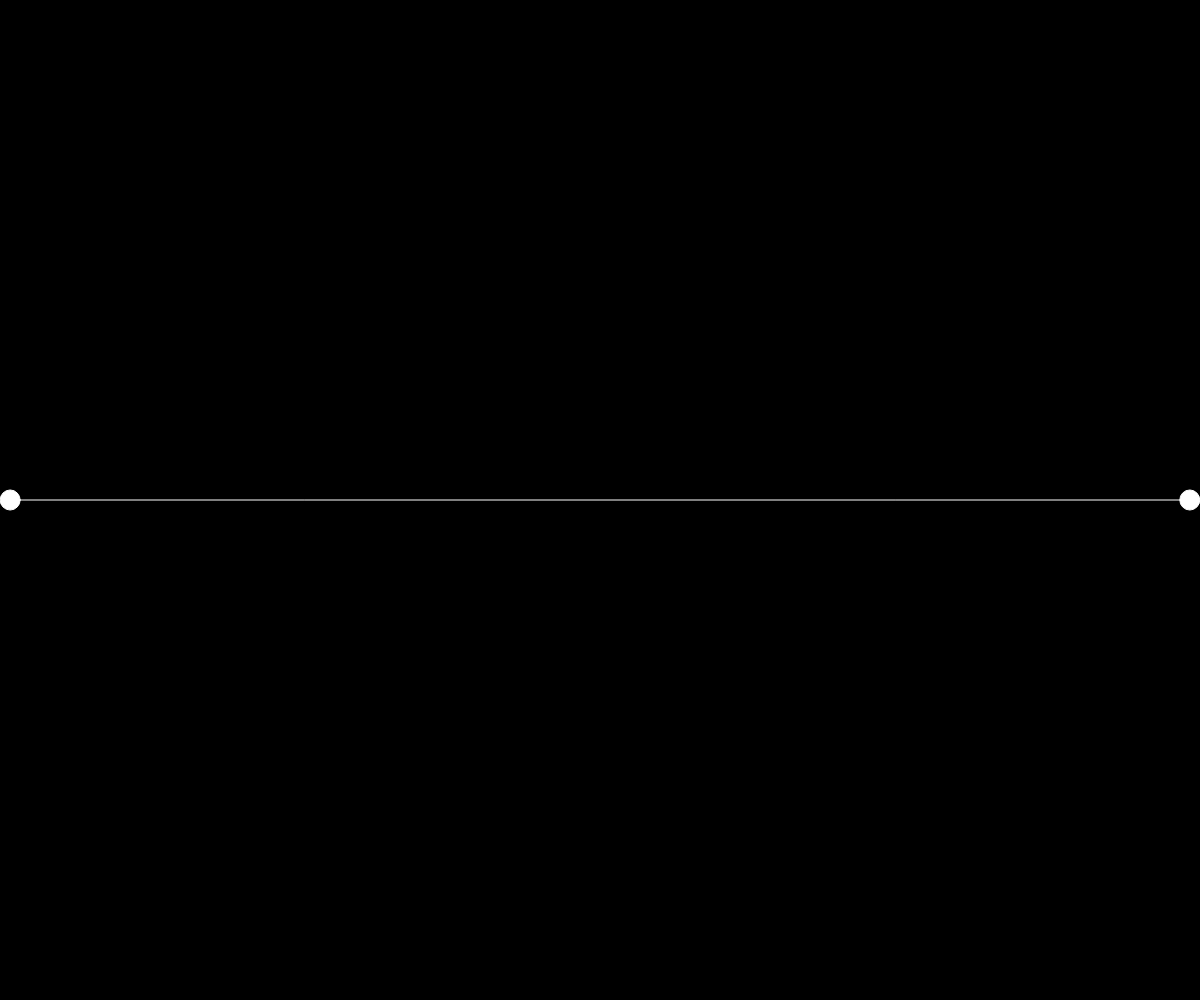
Frame 1 (no input)
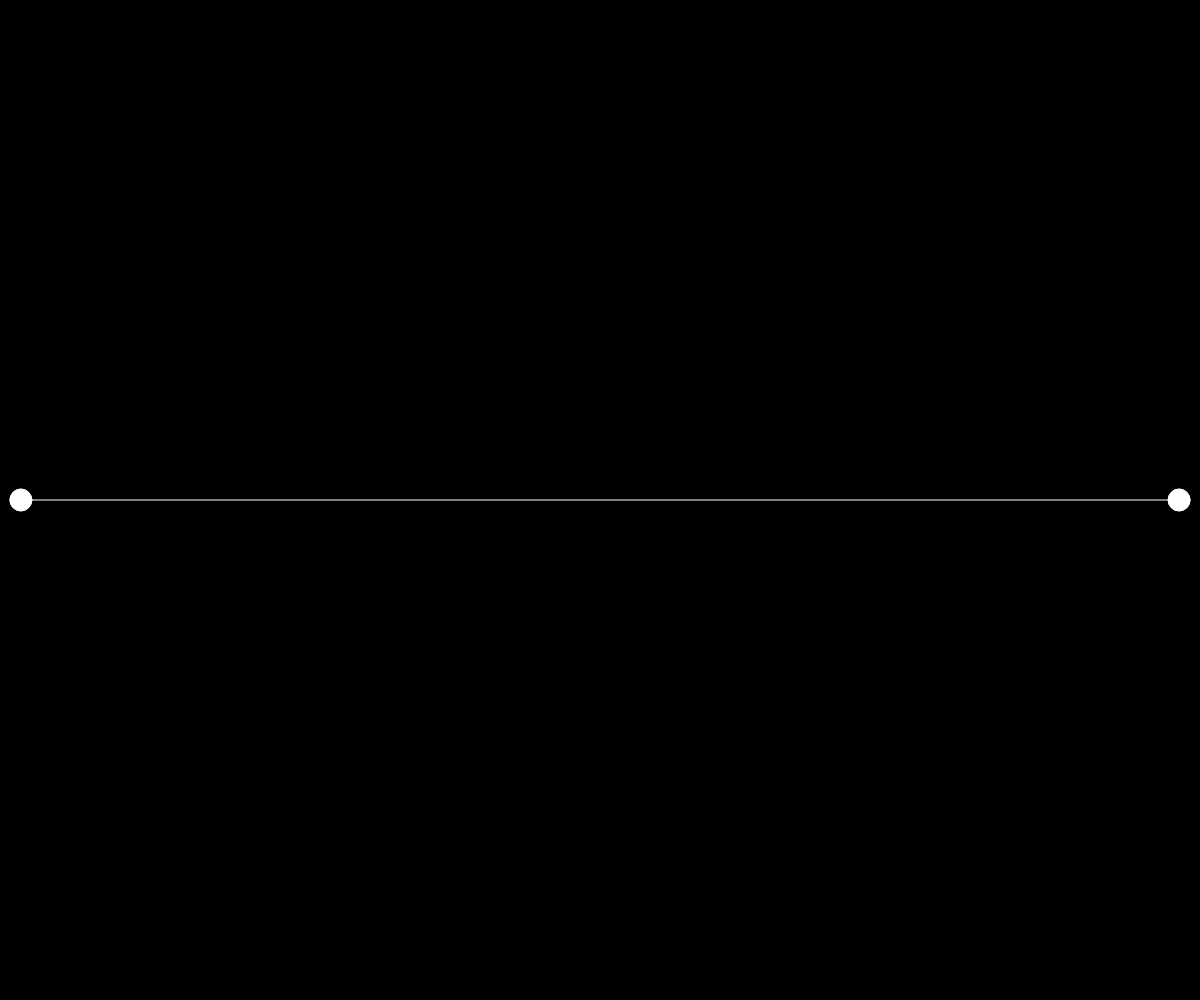
Frame 60 (no input)
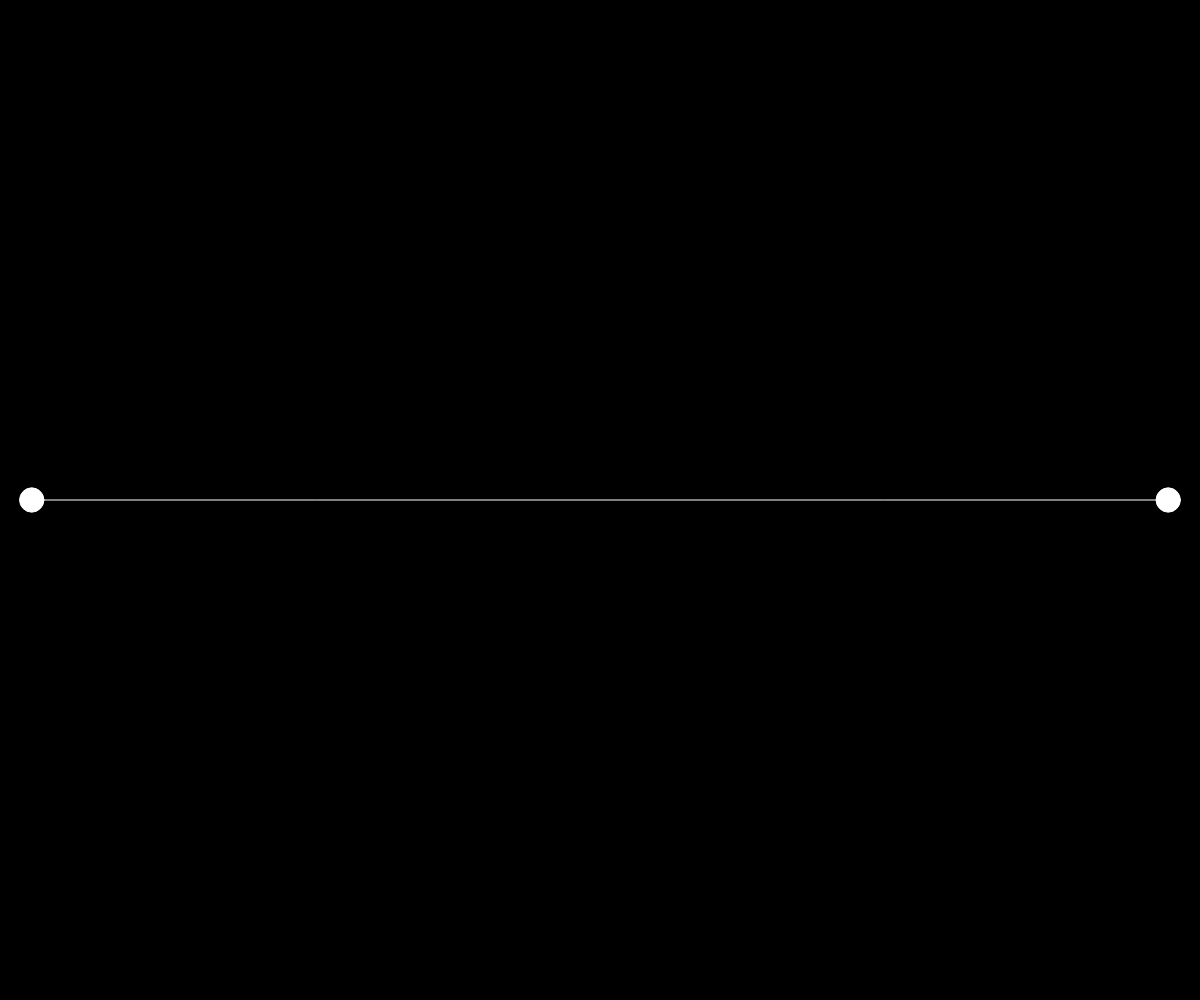
Frame 120 (the mouse pressed at the canvas centre since frame 60)

The p5.js sketch that drew these frames (run headless with seeded random() and noise() and a simulated clock; from frame 60 on, the mouse is pressed at the canvas centre):

// p5.js sketch
// ── sketch.js
// https://p5js.org/examples/input-clock.html
let d, x, height, relHeight;
let seconds, milliseconds;
cY=[60000];
cX=[60000];

function setup() {
  createCanvas(windowWidth, windowHeight);
  textAlign(CENTER, CENTER);
  stroke(255);
}

function draw() {

  background(0);
  milliseconds = int(millis() % 60000);
  seconds = int(milliseconds / 1000);
  welle = int(millis() % 2000);

  d = map(milliseconds, 0, 60000, 20, windowWidth/8);
  x = map(milliseconds, 0, 60000, d/2, windowWidth/2);
  height = map(seconds, 0, 60, 0, windowHeight/2-d/2,);
  relHeight = sin(radians(map(welle, 0, 2000, 360, 0)));
  fill(255);
  circle(x,relHeight*height+windowHeight/2,d);
  circle(windowWidth-x,-relHeight*height+windowHeight/2,d);
  line(x,relHeight*height+windowHeight/2,windowWidth-x,-relHeight*height+windowHeight/2);
  strokeWeight(1);
}

function windowResized() {
  resizeCanvas(windowWidth, windowHeight);
}
